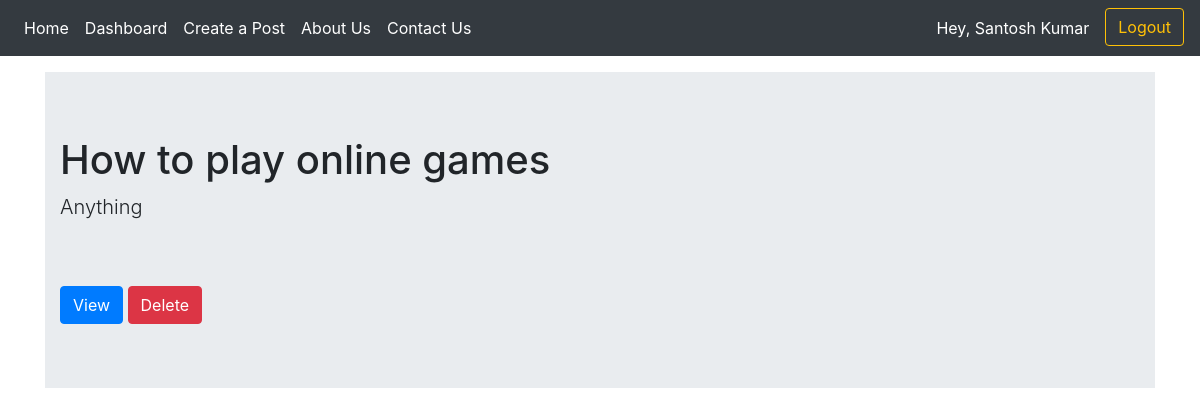
The app's page /3/dashboard/ (signed in), older data.
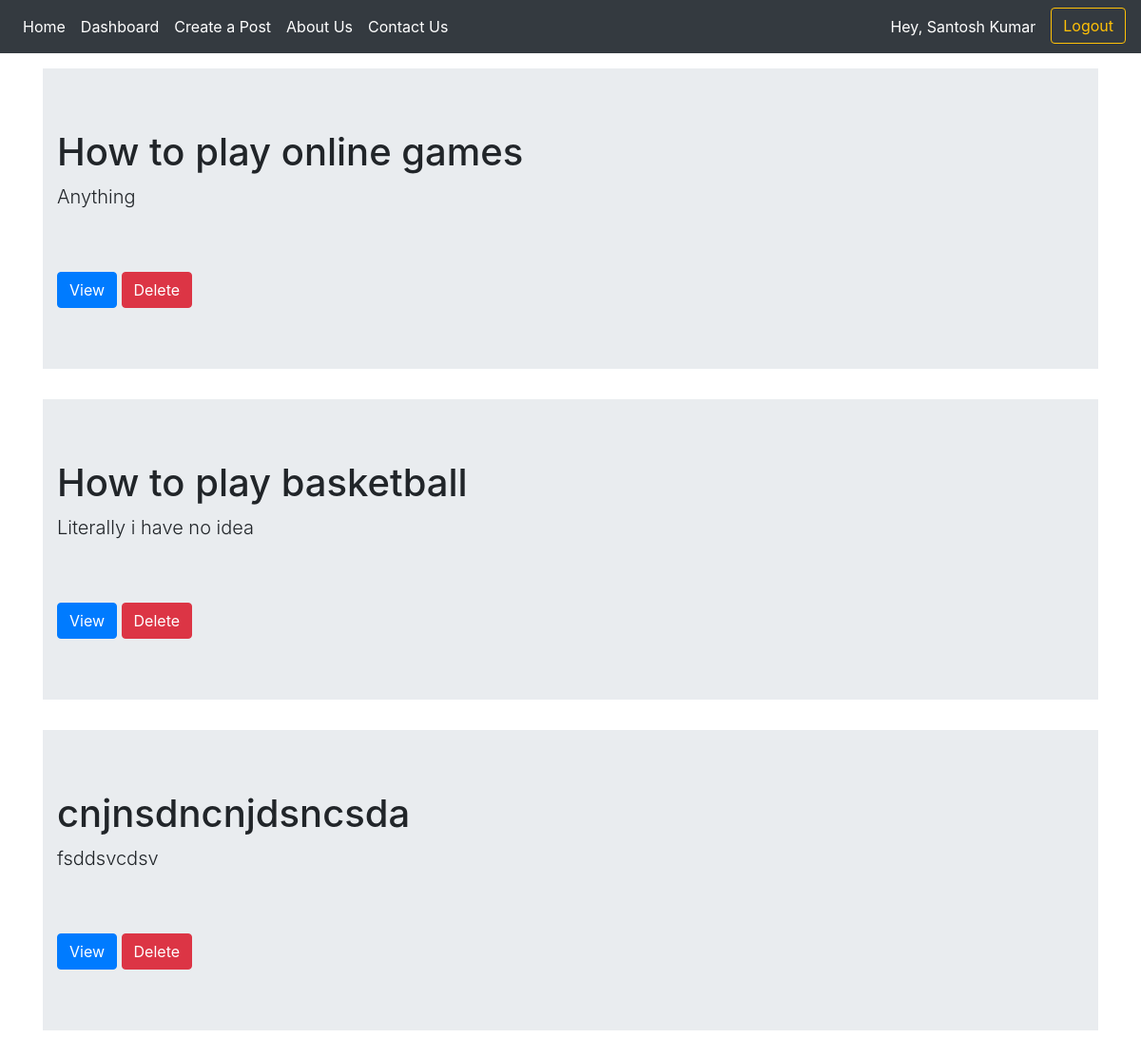
The same page, newer data.
### home/models.py (models this page shows, shortened)
class Post(models.Model):
    user = models.ForeignKey(settings.AUTH_USER_MODEL, default=1, on_delete=models.CASCADE)
    topic = models.CharField(max_length=200)
    description = models.TextField()
    date_created = models.DateTimeField('date published')

### home/views.py (the view)
# urls.py: path('dashboard/', views.dashboard, name='dashboard'),
@login_required(login_url='userlogin')
def dashboard(request, user_id):
    user = User.objects.get(id=user_id)
    allpost = user.post_set.all()
    context = {'allpost': allpost}
    return render(request, 'home/dashboard.html', context)

### templates/home/dashboard.html
{% extends 'base.html' %}
{% block body %}
<div class="container mt-3">
{% for posts in allpost %}
<div class="jumbotron jumbotron-fluid">
    <div class="container">
      <h1 class="display-5">{{ posts.topic }}</h1>
      <p class="lead">{{ posts.description }}</p>
      <br>
      <br>
      <form action="" class="inline">
          <button class="btn btn-primary">View</button>
          <button class="btn btn-danger">Delete</button>
      </form>
    </div>
  </div>
{% endfor %}
</div>
{% endblock body %}

### templates/base.html (shortened to what this page needs)
<!doctype html>
<html lang="en">
  <head>
    <link rel="stylesheet" href="https://stackpath.bootstrapcdn.com/bootstrap/4.4.1/css/bootstrap.min.css">
  </head>
  <body>
    <nav class="navbar navbar-expand-lg navbar-dark bg-dark">
        <div class="collapse navbar-collapse" id="navbarNavAltMarkup">
          <div class="navbar-nav">
            <a class="nav-item nav-link active" href="{% url 'home' %}">Home <span class="sr-only">(current)</span></a>
            <a class="nav-item nav-link active" href="{% url 'dashboard' user.id %}">Dashboard</a>
            <a class="nav-item nav-link active" href="{% url 'post' user.id %}">Create a Post</a>
            <a class="nav-item nav-link active" href="#">About Us</a>
            <a class="nav-item nav-link active" href="#">Contact Us</a>
          </div>
        </div>
        {% if user.is_authenticated %}
        <div class="navbar-nav justify-content-end">
          <a class="nav-item nav-link active mr-2" href="#">Hey, {{ user.first_name }}</a>
          <a href="{% url 'userlogout' %}"><button type="button" class="btn btn-outline-warning">Logout</button></a>
        </div>
        {% else %}
        <div class="navbar-nav justify-content-end">
          <a href="{% url 'userlogin' %}"><button type="button" class="btn btn-outline-success mr-2">Login</button></a>
          <a href="{% url 'signup' %}"><button type="button" class="btn btn-outline-primary">Sign Up</button></a>
        </div>
        {% endif %}
    </nav>
    {% block body %}
    {% endblock body %}
  </body>
</html>

Row changes from the older to the newer data that the page shows:
added Post: topic "How to play basketball", description "Literally i have no idea"
added Post: topic "cnjnsdncnjdsncsda", description "fsddsvcdsv"
